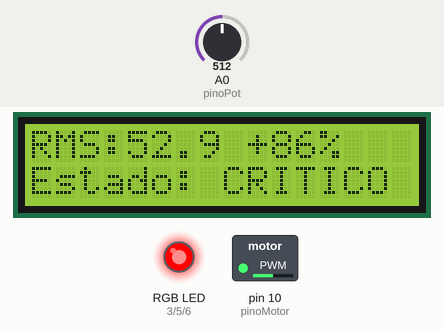
This sketch was run on a simulated Arduino Uno, built with avr-gcc and run on an emulated ATmega328P. Parts: 16×2 character LCD, switched loads named in the sketch (green lamp = pin HIGH), an RGB LED mixed from three pins (HIGH = lit). The test bench sets the inputs (shaded band); at power-on: A0 (pinoPot) = 512. Random numbers use the default seed unless the sketch sets one; what the sketch prints to the serial monitor is not drawn.

Above: at 5.8 s.
5.9 s: A0 (pinoPot) set to 1023
At 6.96 s:
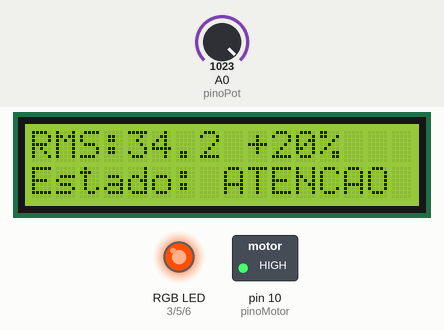
8.6 s: A0 (pinoPot) set to 906
At 9.02 s:
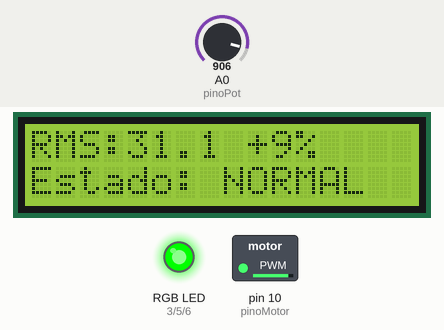
10.3 s: A0 (pinoPot) set to 889
At 12.3 s:
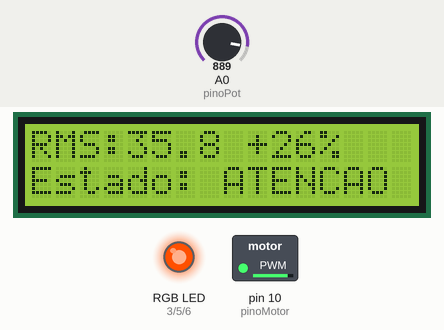
12.4 s: A0 (pinoPot) set to 740
At 12.9 s:
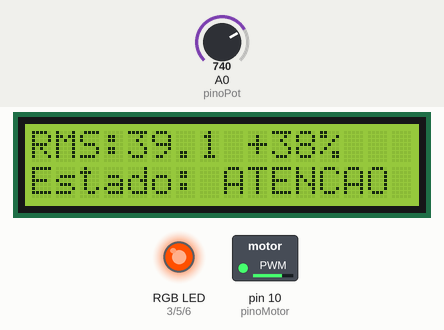
15.1 s: A0 (pinoPot) set to 728
At 17.4 s:
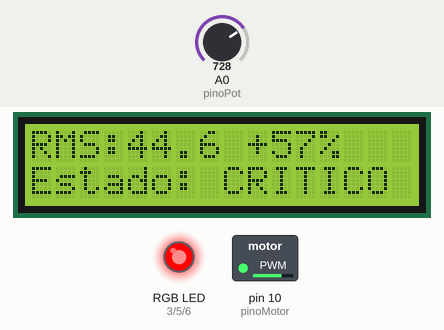
18.1 s: A0 (pinoPot) set to 122
At 21.59 s:
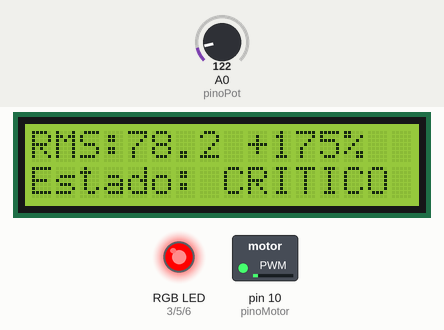
Timing chart, 0 to 21.8 s (numbered marks = the images above; inputs shaded):
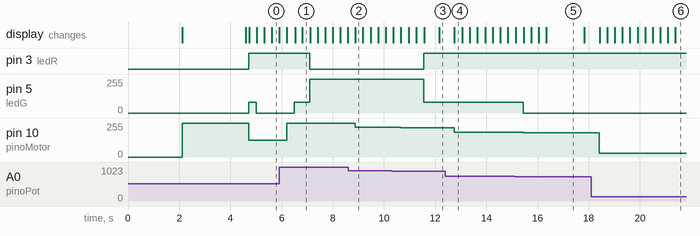

The sketch:

arduino.ino
```cpp
#include <Wire.h>
#include <LiquidCrystal_I2C.h>
#include <math.h>

#define MODO_SIMULADO 1
#define INVERTER_POT 0
#define ESTADO_CONTROLA_MOTOR 0   // 0 = motor segue so o pot | 1 = estado limita o motor
#define TESTE_MOTOR 0             // 1 = motor sempre a 100% (testa alimentacao/MOSFET)

LiquidCrystal_I2C lcd(0x27, 16, 2);

const int ledR = 3;
const int ledG = 5;
const int ledB = 6;

const int pinoPot   = A0;
const int pinoPiezo = A1;
const int pinoMotor = 10;

const int PWM_ENSAIO = 255;

const int N_AMOSTRAS = 100;
const unsigned long INTERVALO_US = 1000;
const int JANELAS_CALIBRACAO = 10;

const float LIMITE_ATENCAO = 1.20;
const float LIMITE_CRITICO = 1.50;

const float HISTERESE = 0.05;   // evita ficar alternando entre estados

const float BASELINE_MINIMO = 1.0;

const int PWM_NORMAL  = 255;
const int PWM_ATENCAO = 140;
const int PWM_CRITICO = 0;

const float AMP_BASE = 40.0;
const float FREQ_SIM = 50.0;

float rmsBase = 1.0;
float rmsAtual = 0.0;
float razao = 1.0;

int variacao = 0;
float fatorDesgaste = 1.0;
int pwmPot = 0;     // pedido do potenciometro
int pwmAtual = 0;   // aplicado no motor
int pwmAlvo = 0;    // limite do estado

const char* estado = "";
int nivelEstado = 0;   // 0 = NORMAL, 1 = ATENCAO, 2 = CRITICO

void definirCor(int vermelho, int verde, int azul) {
  analogWrite(ledR, vermelho);
  analogWrite(ledG, verde);
  analogWrite(ledB, azul);
}

void desligarLEDs() {
  definirCor(0, 0, 0);
}

int lerSinal() {
#if MODO_SIMULADO
  // Fase avanca um passo fixo por amostra: 100 amostras = exatamente 5 ciclos,
  // entao o RMS simulado nao oscila por jitter de tempo.
  static float fase = 0.0;
  fase += 2.0 * PI * FREQ_SIM * ((float)INTERVALO_US / 1000000.0);
  if (fase > 2.0 * PI) fase -= 2.0 * PI;

  float v = 512.0 +
            AMP_BASE * fatorDesgaste * sin(fase) +
            random(-3, 4);

  return (int)v;
#else
  return analogRead(pinoPiezo);
#endif
}

float medirRMS() {
  float soma = 0;
  float somaQuad = 0;

  unsigned long proximo = micros();

  for (int i = 0; i < N_AMOSTRAS; i++) {
    while ((long)(micros() - proximo) < 0) {}

    proximo += INTERVALO_US;

    float v = (float)lerSinal();

    soma += v;
    somaQuad += v * v;
  }

  float media = soma / N_AMOSTRAS;
  float variancia = (somaQuad / N_AMOSTRAS) - (media * media);

  if (variancia < 0) variancia = 0;

  return sqrt(variancia);
}

void calibrar() {
  lcd.clear();
  lcd.setCursor(0, 0);
  lcd.print("CALIBRANDO");
  lcd.setCursor(0, 1);
  lcd.print("Aguarde...");

  fatorDesgaste = 1.0;
  nivelEstado = 0;
  pwmAtual = PWM_ENSAIO;
  pwmAlvo = PWM_ENSAIO;

  analogWrite(pinoMotor, PWM_ENSAIO);
  delay(1500);

  float soma = 0;

  for (int i = 0; i < JANELAS_CALIBRACAO; i++) {
    soma += medirRMS();
  }

  rmsBase = soma / JANELAS_CALIBRACAO;

  if (rmsBase < BASELINE_MINIMO) {
    rmsBase = BASELINE_MINIMO;
  }

  rmsAtual = rmsBase;

  Serial.print("Referencia RMS: ");
  Serial.println(rmsBase, 2);

  lcd.clear();
}

void analisarEstado() {
  razao = rmsAtual / rmsBase;
  variacao = (int)round((razao - 1.0) * 100.0);

  // Sobe com margem acima do limite, desce com margem abaixo (histerese)
  if (nivelEstado == 0 && razao > LIMITE_ATENCAO + HISTERESE) nivelEstado = 1;
  else if (nivelEstado >= 1 && razao < LIMITE_ATENCAO - HISTERESE) nivelEstado = 0;

  if (nivelEstado == 1 && razao > LIMITE_CRITICO + HISTERESE) nivelEstado = 2;
  else if (nivelEstado == 2 && razao < LIMITE_CRITICO - HISTERESE) nivelEstado = 1;

  if (nivelEstado == 0) {
    estado = "NORMAL";
    pwmAlvo = PWM_NORMAL;
    definirCor(0, 255, 0);       // Verde
  }
  else if (nivelEstado == 1) {
    estado = "ATENCAO";
    pwmAlvo = PWM_ATENCAO;
    definirCor(255, 80, 0);      // Laranja
  }
  else {
    estado = "CRITICO";
    pwmAlvo = PWM_CRITICO;
    definirCor(255, 0, 0);       // Vermelho
  }
}

void aplicarMotor() {
#if TESTE_MOTOR
  pwmAtual = 255;
#elif ESTADO_CONTROLA_MOTOR
  pwmAtual = min(pwmPot, pwmAlvo);
#else
  pwmAtual = pwmPot;
#endif
  analogWrite(pinoMotor, pwmAtual);
}

void atualizarLCD() {
  lcd.setCursor(0, 0);
  lcd.print("RMS:");
  lcd.print(rmsAtual, 1);
  lcd.print(" ");

  if (variacao >= 0) lcd.print("+");

  lcd.print(variacao);
  lcd.print("%   ");

  lcd.setCursor(0, 1);
  lcd.print("Estado: ");
  lcd.print(estado);
  lcd.print("    ");
}

void monitorSerial() {
  Serial.print("PWM POT: ");
  Serial.print(pwmPot);

  Serial.print(" | PWM MOTOR: ");
  Serial.print(pwmAtual);

  Serial.print(" | PWM ESTADO: ");
  Serial.print(pwmAlvo);

  Serial.print(" | RMS: ");
  Serial.print(rmsAtual, 2);

  Serial.print(" | BASE: ");
  Serial.print(rmsBase, 2);

  Serial.print(" | VARIACAO: ");
  Serial.print(variacao);
  Serial.print("%");

#if MODO_SIMULADO
  Serial.print(" | DESGASTE: x");
  Serial.print(fatorDesgaste, 2);
#endif

  Serial.print(" | ESTADO: ");
  Serial.println(estado);
}

void setup() {
  Serial.begin(9600);
  randomSeed(analogRead(A2));

  pinMode(ledR, OUTPUT);
  pinMode(ledG, OUTPUT);
  pinMode(ledB, OUTPUT);

  desligarLEDs();

  pinMode(pinoMotor, OUTPUT);
  analogWrite(pinoMotor, 0);

  lcd.init();
  lcd.backlight();
  lcd.clear();

  lcd.setCursor(0, 0);
  lcd.print("TOOLGUARD");
  lcd.setCursor(0, 1);
  lcd.print("Sistema Online");

  delay(2000);
  calibrar();
}

void loop() {
  int leituraPot = analogRead(pinoPot);

#if INVERTER_POT
  leituraPot = 1023 - leituraPot;
#endif

  float nivel = leituraPot / 1023.0;
  fatorDesgaste = 3.0 - (2.0 * nivel);

  pwmPot = map(leituraPot, 0, 1023, 0, 255);

  float novo = medirRMS();
  rmsAtual = 0.6 * rmsAtual + 0.4 * novo;

  analisarEstado();
  aplicarMotor();
  atualizarLCD();
  monitorSerial();

  delay(100);
}
```

Measured:
- the behaviour switches between 890 and 889 on A0 (pinoPot) (found by bisection; images 2 and 3)
- the behaviour switches between 729 and 728 on A0 (pinoPot) (found by bisection; images 4 and 5)
- after the input at 5.9 s, pin 3 (ledR): HIGH → LOW after 1.2 s; pin 5 (ledG): 0/255 → 80/255 after 0.60 s, → 255/255 0.60 s later; pin 10 (pinoMotor): 127/255 → 255/255 after 0.30 s
- after the input at 8.6 s, pin 10 (pinoMotor): 255/255 → 225/255 after 0.27 s
- after the input at 10.3 s, pin 3 (ledR): LOW → HIGH after 1.2 s; pin 5 (ledG): 255/255 → 80/255 after 1.2 s; pin 10 (pinoMotor): 225/255 → 221/255 after 0.35 s
- after the input at 12.4 s, pin 10 (pinoMotor): 221/255 → 184/255 after 0.34 s
- after the input at 15.1 s, pin 10 (pinoMotor): 184/255 → 181/255 after 0.34 s
- after the input at 18.1 s, pin 10 (pinoMotor): 181/255 → 30/255 after 0.31 s
